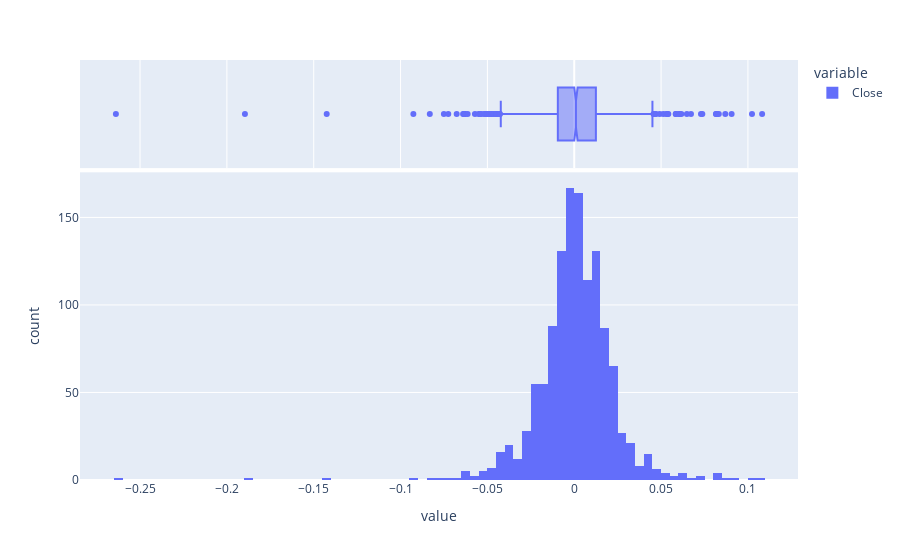

Notebook source saved alongside this figure:
### Code cell
# Pull up summary statistics

df = daily_pct_c 
fig = px.histogram(df, x=['Close'],  marginal="box")
fig.show()

print(daily_pct_c.describe())

### Figure 1 — Plotly figure (JSON) as saved in the notebook; plotly's stock layout.template omitted (floating-point values rounded to 4 significant figures; data arrays with more than 128 entries replaced by an {"elided": "..."} marker saying what was removed)
{"data": [{"alignmentgroup": "True", "bingroup": "x", "hovertemplate": "variable=Close<br>value=%{x}<br>count=%{y}<extra></extra>", "legendgroup": "Close", "marker": {"color": "#636efa", "pattern": {"shape": ""}}, "name": "Close", "offsetgroup": "Close", "orientation": "v", "showlegend": true, "type": "histogram", "x": {"elided": "1258 float values"}, "xaxis": "x", "yaxis": "y"}, {"alignmentgroup": "True", "hovertemplate": "variable=Close<br>value=%{x}<extra></extra>", "legendgroup": "Close", "marker": {"color": "#636efa"}, "name": "Close", "notched": true, "offsetgroup": "Close", "showlegend": false, "type": "box", "x": {"elided": "1258 float values"}, "xaxis": "x2", "yaxis": "y2"}], "layout": {"barmode": "relative", "legend": {"title": {"text": "variable"}, "tracegroupgap": 0}, "margin": {"t": 60}, "xaxis": {"anchor": "y", "domain": [0, 1], "title": {"text": "value"}}, "xaxis2": {"anchor": "y2", "domain": [0, 1], "matches": "x", "showgrid": true, "showticklabels": false}, "yaxis": {"anchor": "x", "domain": [0, 0.7326], "title": {"text": "count"}}, "yaxis2": {"anchor": "x2", "domain": [0.7426, 1], "matches": "y2", "showgrid": false, "showline": false, "showticklabels": false, "ticks": ""}}}
